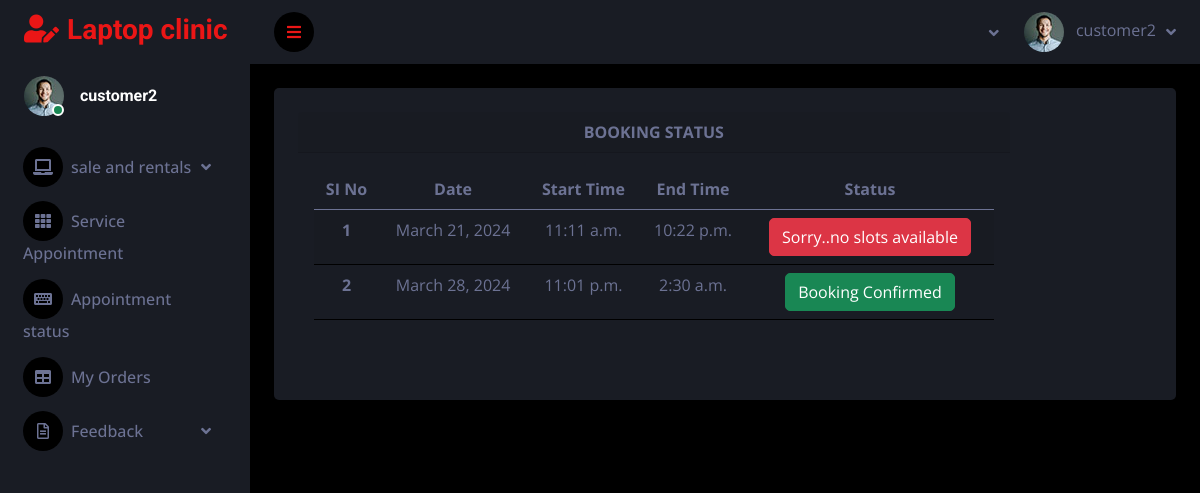
The page /appointments (signed in) on the database as committed earlier.
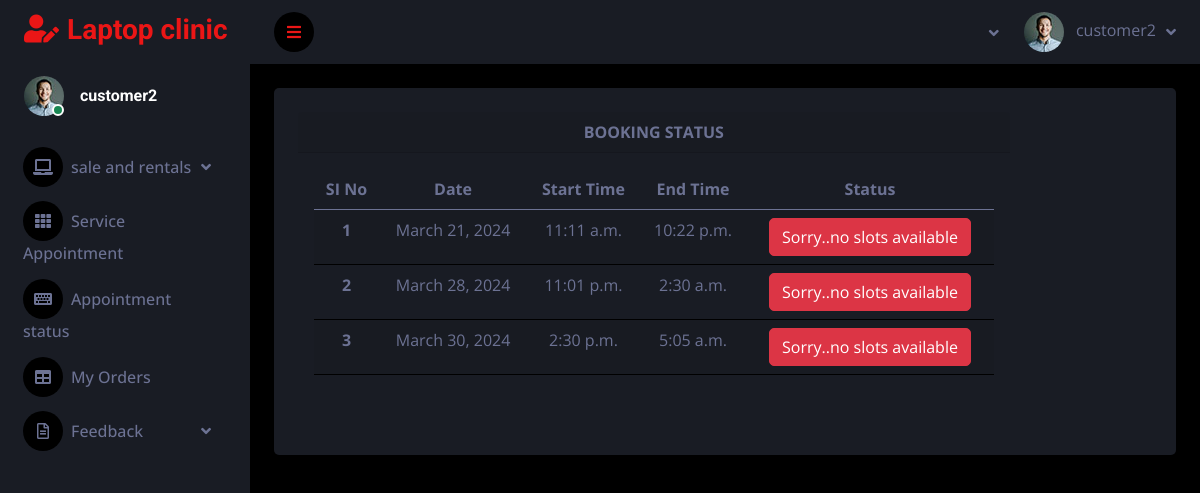
The same page on the database as committed later.
### service_app/models.py (models this page shows)
class Appointment(models.Model):
    user = models.ForeignKey(Customer, on_delete=models.CASCADE, related_name='appointment')
    schedule = models.ForeignKey(AppointmentSchedule, on_delete=models.CASCADE)
    status = models.IntegerField(default=0)

class AppointmentSchedule(models.Model):
    date = models.DateField()
    start_time = models.TimeField()
    end_time = models.TimeField()
    location = models.CharField(max_length=50 ,default="kerala")

### service_app/customer_views.py (the view)
# urls.py: path('appointments', customer_views.appointments, name='appointments'),
def appointments(request):
    u = Customer.objects.get(user=request.user)
    a = Appointment.objects.filter(user=u)
    return render(request, 'customer/cus_appointment.html', {'appointment': a})

### templates/customer/cus_appointment.html (shortened to what this page needs)
<!DOCTYPE html>
{% extends 'customer_dash.html' %}
{% block content %}
<div class="col-lg-10">
        <div class="card-header">
            <strong class="card-title">BOOKING STATUS </strong>
        </div>
        <div class="card-body">
            <table class="table table-striped">
                <thead>
                <tr>
                    <th scope="col">SI No</th>
                    <th scope="col">Date</th>
                    <th scope="col">Start Time</th>
                    <th scope="col">End Time</th>
                    <th scope="col">Status</th>
                </tr>
                </thead>
                <tbody>
                {% for n in appointment %}
                <tr>
                    <th scope="row">{{forloop.counter}}</th>
                    <td>{{n.schedule.date}}</td>
                    <td>{{n.schedule.start_time}}</td>
                    <td>{{n.schedule.end_time}}</td>
                    <td>
                        {% if n.status == 0 %}
                          <button type="button" class="btn btn-warning">Approval Pending</button>
                        {% elif n.status == 1 %}
                        <button type="button" class="btn btn-success">Booking Confirmed</button>
                         {% else %}
                        <button type="button" class="btn btn-danger">Sorry..no slots available</button>
 {% endif %}
                    </td>
                </tr>
                {% endfor %}
                </tbody>
            </table>
        </div>
{% endblock %}

Rows that differ between the two databases and show on the page:
changed Appointment "March 28, 2024": status "Booking Confirmed" → "Sorry..no slots available"
added Appointment: schedule "March 30, 2024", schedule.start_time "2:30 p.m.", schedule.end_time "5:05 a.m.", status "Sorry..no slots available"
